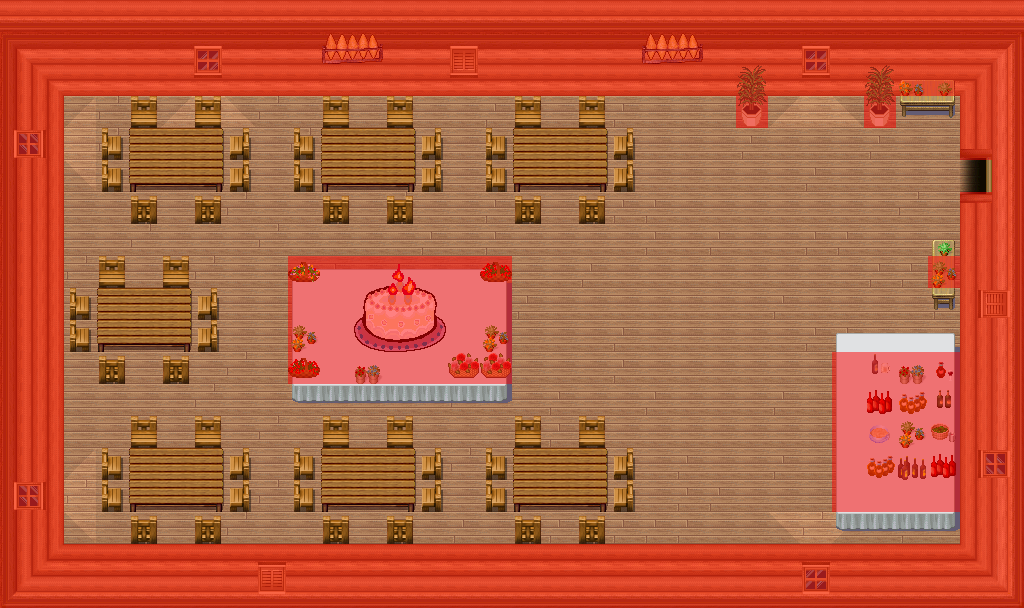

A level layout from a 2D game, rendered from its tile map. Below: a short description, then the map file with tile-grid data replaced by summaries:
An orthogonal 32x19 tile map with 32x32 px tiles, 7 tile layers (0_floor, 1_terrain, 2_object, 3_roof, ...), 1 hidden layer not drawn, 17 tilesets.

<map version="1.2" tiledversion="1.2.0" orientation="orthogonal" renderorder="right-down" width="32" height="19" tilewidth="32" tileheight="32" infinite="0" nextlayerid="9" nextobjectid="1">
 <tileset firstgid="1" name="wooden_rectangular" tilewidth="32" tileheight="32" tilecount="9" columns="3">
  <image source="../../tileset/furniture/table/wooden_rectangular.png" trans="ff00ff" width="96" height="96" />
 </tileset>
 <tileset firstgid="10" name="wooden" tilewidth="32" tileheight="32" tilecount="5" columns="5">
  <image source="../../tileset/furniture/chair/wooden.png" trans="ff00ff" width="160" height="32" />
 </tileset>
 <tileset firstgid="15" name="collision" tilewidth="32" tileheight="32" tilecount="1" columns="1">
  <image source="../../tileset/logic/collision.png" width="32" height="32" />
 </tileset>
 <tileset firstgid="16" name="protection" tilewidth="32" tileheight="32" tilecount="2" columns="2">
  <image source="../../tileset/logic/protection.png" width="64" height="32" />
 </tileset>
 <tileset firstgid="18" name="goralskie" tilewidth="32" tileheight="32" tilecount="16" columns="2">
  <image source="../../tileset/pol/wyposazenie/goralskie_na_sciane.png" width="64" height="256" />
 </tileset>
 <tileset firstgid="34" name="deski_kafle" tilewidth="32" tileheight="32" tilecount="16" columns="2">
  <image source="../../tileset/pol/domki/podloga/deski_kaflee.png" width="64" height="256" />
 </tileset>
 <tileset firstgid="50" name="drzwi" tilewidth="32" tileheight="32" tilecount="15" columns="5">
  <image source="../../tileset/pol/domki/drzwi/door_drewno_int.png" width="160" height="96" />
 </tileset>
 <tileset firstgid="65" name="plazy" tilewidth="32" tileheight="32" tilecount="27" columns="3">
  <image source="../../tileset/pol/waly/int_plazy.png" width="96" height="288" />
 </tileset>
 <tileset firstgid="92" name="okna" tilewidth="32" tileheight="32" tilecount="16" columns="8">
  <image source="../../tileset/pol/domki/okna/window_drewno.png" width="256" height="64" />
 </tileset>
 <tileset firstgid="108" name="stol_obrus" tilewidth="32" tileheight="32" tilecount="9" columns="3">
  <image source="../../tileset/pol/wyposazenie/stoly/drewniany_stol_obrus.png" width="96" height="96" />
 </tileset>
 <tileset firstgid="117" name="drewniane_lawy" tilewidth="32" tileheight="32" tilecount="18" columns="6">
  <image source="../../tileset/pol/wyposazenie/stoly/drewniane_lawy.png" width="192" height="96" />
 </tileset>
 <tileset firstgid="135" name="kosz_kwiatow" tilewidth="32" tileheight="32" tilecount="4" columns="2">
  <image source="../../tileset/plant/indoor/small_flowerpots.png" width="64" height="64" />
 </tileset>
 <tileset firstgid="139" name="kosz_kwiatow" tilewidth="32" tileheight="32" tilecount="3" columns="1">
  <image source="../../tileset/plant/indoor/flower_baskets.png" width="32" height="96" />
 </tileset>
 <tileset firstgid="142" name="palma" tilewidth="32" tileheight="32" tilecount="2" columns="1">
  <image source="../../tileset/plant/indoor/oriental_plant.png" width="32" height="64" />
 </tileset>
 <tileset firstgid="144" name="butelki" tilewidth="32" tileheight="32" tilecount="16" columns="4">
  <image source="../../tileset/item/drink/bottles_and_cups.png" width="128" height="128" />
 </tileset>
 <tileset firstgid="160" name="tort" tilewidth="32" tileheight="32" tilecount="9" columns="3">
  <image source="../../tileset/pol/tort.png" width="96" height="96" />
 </tileset>
 <tileset firstgid="169" name="tort_swieczki" tilewidth="32" tileheight="32" tilecount="16" columns="2">
  <image source="../../tileset/pol/tort_swieczki.png" width="64" height="256" />
 </tileset>
 <layer id="1" name="0_floor" width="32" height="19">
  <data>[608 cells, 608 non-empty, 12 distinct tile ids]</data>
 </layer>
 <layer id="2" name="1_terrain" width="32" height="19">
  <data>[608 cells, 377 non-empty, 43 distinct tile ids]</data>
 </layer>
 <layer id="3" name="2_object" width="32" height="19">
  <data>[608 cells, 61 non-empty, 47 distinct tile ids]</data>
 </layer>
 <layer id="4" name="3_roof" width="32" height="19">
  <data>[608 cells, 9 non-empty, 8 distinct tile ids]</data>
 </layer>
 <layer id="8" name="4_roof_add" width="32" height="19">
  <data>[608 cells, 3 non-empty, 3 distinct tile ids]</data>
 </layer>
 <layer id="5" name="objects" width="32" height="19">
  <data>[608 cells, 0 non-empty, 0 distinct tile ids]</data>
 </layer>
 <layer id="6" name="collision" width="32" height="19" opacity="0.5">
  <data>[608 cells, 266 non-empty, 1 distinct tile ids]</data>
 </layer>
 <layer id="7" name="protection" width="32" height="19" visible="0">
  <data>[608 cells, 608 non-empty, 1 distinct tile ids]</data>
 </layer>
</map>
